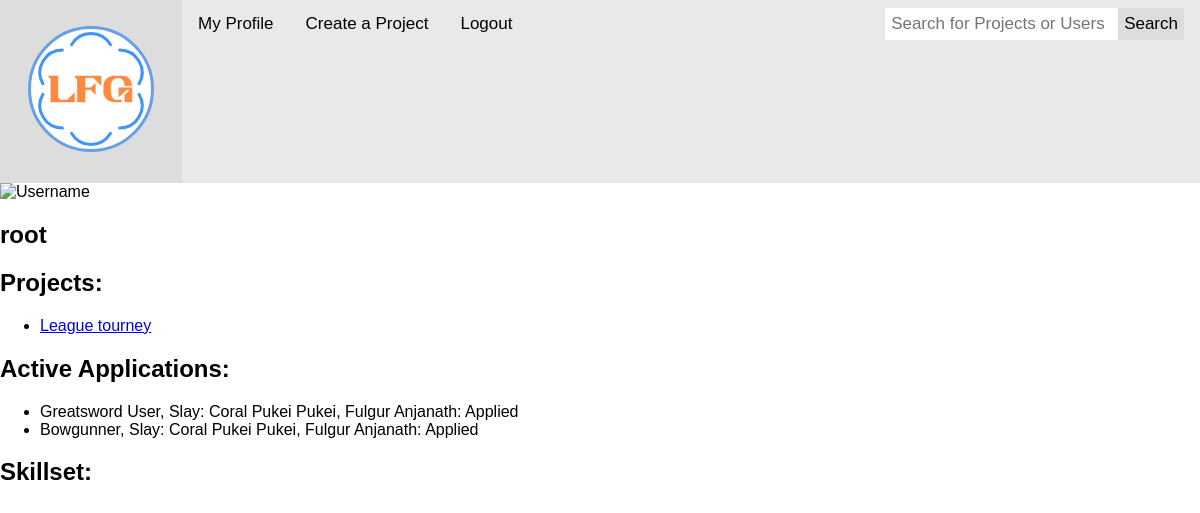
/accounts/profile/ (signed in), run on an earlier commit of the app's database.
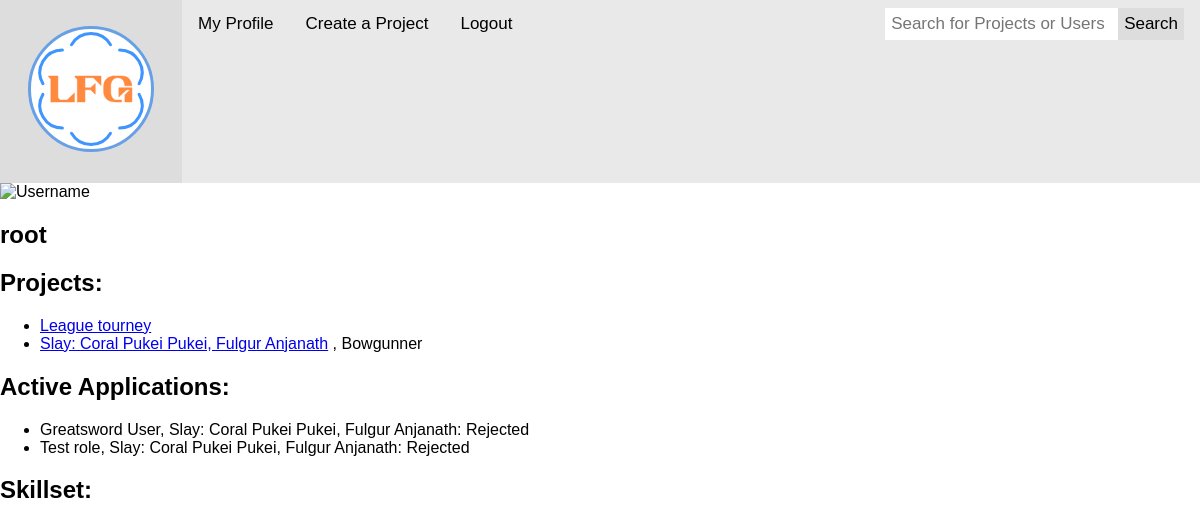
And on a later commit of the database.
### LFGCore/models.py (models this page shows)
class Member(models.Model):
  profile = models.ForeignKey(Profile, on_delete=models.CASCADE)
  project = models.ForeignKey(Project, on_delete=models.CASCADE)
  roles = models.ManyToManyField('Role')
  is_owner = models.BooleanField()
  start_date = models.DateTimeField()
  end_date = models.DateTimeField(null=True)

class Project(models.Model):
  channels = models.ManyToManyField('ChatChannel', through='ProjectChannel')
  name = models.CharField(max_length=45)
  description = models.CharField(max_length=10000)
  start_date = models.DateTimeField(null=True)
  end_date = models.DateTimeField(null=True)

class Application(models.Model):
  applicant = models.ForeignKey(Profile, on_delete=models.CASCADE)
  role = models.ForeignKey(Role, on_delete=models.CASCADE)
  status = models.CharField(max_length=1, choices=(
    ('A', 'Applied'),
    ('O', 'Offered'),
    ('R', 'Rejected'),
    ('D', 'Declined')
  ))

class Role(models.Model):
  project = models.ForeignKey(Project, on_delete=models.CASCADE)
  skills = models.ManyToManyField('Skill')
  title = models.CharField(max_length=45)
  description = models.CharField(max_length=1000)

### LFGCore/views.py (the view)
# urls.py: path('accounts/profile/', views.profile, name='my_profile_view'),
@login_required
def profile(request, id=None):
  user = None
  if id == None:
    user = request.user
  else:
    user = User.objects.get(id=id)
  return render(request, 'LFGCore/profile.html', {"user": user, "skillset": [], 'logged_in' : request.user.is_authenticated })

### LFGCore/templates/LFGCore/profile.html (shortened to what this page needs)
{% extends logged_in|yesno:"LFGCore/top.html,LFGCore/notloggedtop.html" %}
{% block content %}
<div class="card">
  <img src="image_defaultProfile.jpg" alt="Username" style="width:100%">
  <h2>{{ user.username }}</h2>
  <h2>Projects:</h2>
  <ul>
    {% for member in user.profile.member_set.all %}
    <li>
      <a href="/project/{{ member.project.id }}/">{{ member.project.name }}</a>
      {% if member.roles.all %}
        , {{ member.roles.all.0.title }}
      {% endif %}
    {% endfor %}
  </ul>
  <h2>Active Applications:</h2>
  <ul>
    {% for application in user.profile.application_set.all %}
      <li>
        {{ application.role.title }}, {{ application.role.project.name }}: {{ application.get_status_display }}
      </li>
    {% endfor %}
  </ul>
  <h2>Skillset:</h2>
</div>
{% endblock content %}

What changed in the data, as far as the page shows it:
removed Application: role "Bowgunner", role.project.name "Slay: Coral Pukei Pukei, Fulgur Anjanath", status "Applied"
added Member: project.name "Slay: Coral Pukei Pukei, Fulgur Anjanath", roles.all.0 "Bowgunner"
changed Application "Greatsword User": status "Applied" → "Rejected"
added Application: role "Test role", role.project.name "Slay: Coral Pukei Pukei, Fulgur Anjanath", status "Rejected"
